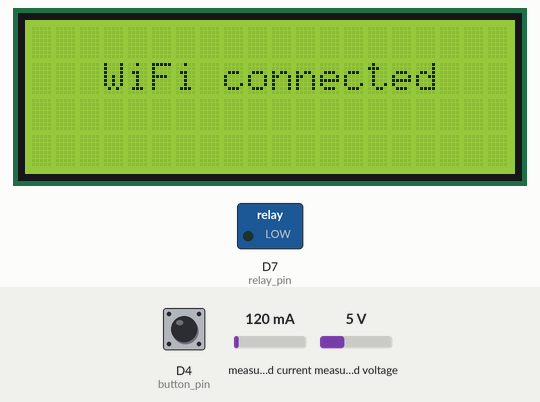
Recording of a sketch running on a simulated ESP8266 (NodeMCU). On the bench: 20×4 character LCD, switched loads named in the sketch (green lamp = pin HIGH). Dashed ring = blinking. Inputs (shaded band) come from the test bench; at power-on: D4 (button_pin) HIGH, measured current 120 mA, measured voltage 5 V. WiFi joins after 1.5 s; servers stay silent unless stated; no MQTT or app messages arrive unless stated; what the sketch prints to the serial monitor is not drawn.

Above: at 1.7 s.
At 8.8 s:
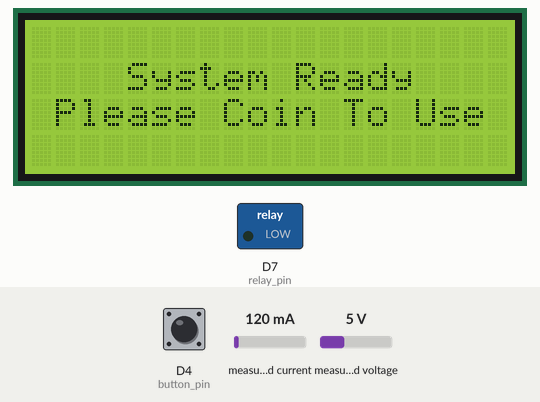
8.9 s: D4 (button_pin) pulled LOW for 3.2 s
At 9.6 s:
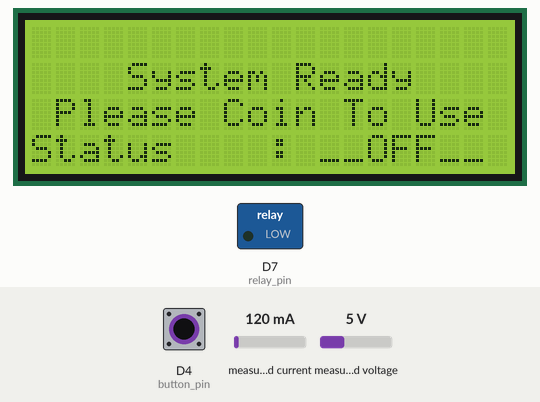
13.6 s: D4 (button_pin) pulled LOW for 0.15 s
At 14.9 s:
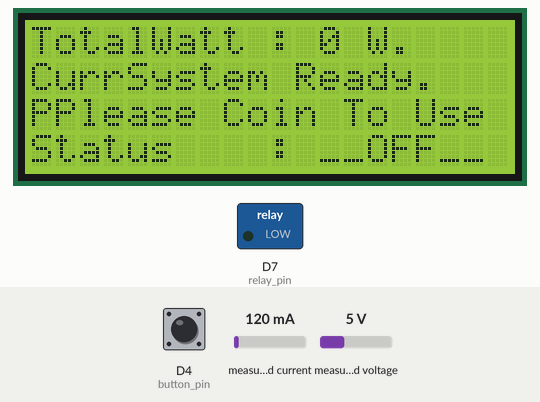
18.3 s: D4 (button_pin) pulled LOW for 1 s
At 19.2 s:
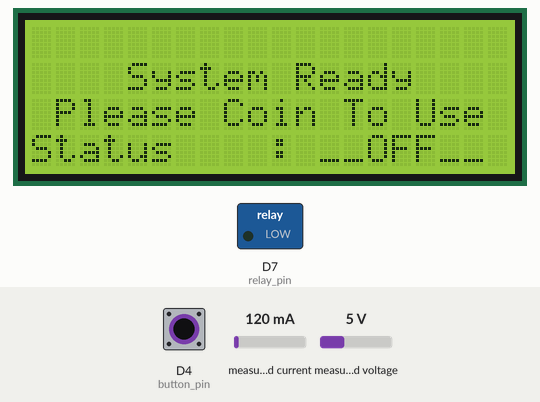
Timing chart, 0 to 21.3 s (numbered marks = the images above; inputs shaded):
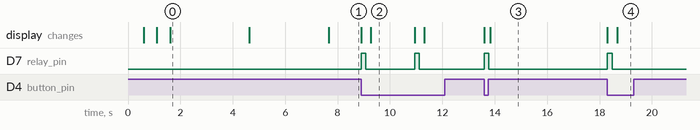

The sketch:

esp8266_pzem_final.ino
```cpp
#include "setting.h"


void setup()
{
  stat = 0;
  Serial.begin(9600);

  pinMode(coinSensorPin, INPUT);
  pinMode(button_pin, INPUT_PULLUP);
  pinMode(relay_pin, OUTPUT);

  digitalWrite(relay_pin, LOW);

  attachInterrupt(digitalPinToInterrupt(coinSensorPin), doCounter, FALLING);
  Wire.begin();
  Wire.beginTransmission(0x27);
  lcd.begin(20, 4);
  lcd.setBacklight(255);


  Serial.print("Connecting to ");
  Serial.println(ssid);
  WiFi.begin(ssid, password);
  pzem.resetEnergy();

  lcd.setCursor(0, 0);
  lcd.print("Connecting WIFI To");
  lcd.setCursor(0, 2);
  lcd.print(ssid);
  while (WiFi.status() != WL_CONNECTED)
  {
    delay(500);
    Serial.print(".");
    lcd.setCursor(pos, 3);
    lcd.print(".");
    pos++;
    skip++;
    if (skip == 100) {
      break;
    }
    if (pos == 16) {
      pos = 0;
    }
  }
  lcd.clear();
  lcd.setCursor(3, 1);
  lcd.print("WiFi connected");
  delay(3000);
  lcd.clear();

  Serial.println("");
  Serial.println("WiFi Connected");
  Serial.println("IP address: ");
  Serial.println(WiFi.localIP());
  client.setServer(mqtt_server, mqtt_port);
  client.setCallback(callback);

  lcd.setCursor(2, 1);
  lcd.print("NetPie Connected");
  delay(3000);
  lcd.clear();


  lcd.setCursor(4, 1);
  lcd.print("System Ready");
  lcd.setCursor(1, 2);
  lcd.print("Please Coin To Use");

}

void loop()
{
  button_stat = digitalRead(button_pin);

  sendData_toNetpie();

  if (stat == 0 ) {
    moneyCounter();
    digitalWrite(relay_pin, LOW);

    if (button_stat == LOW) {
      //digitalWrite(relay_pin, HIGH);
      lcd.clear();
      stat = 1;
    }
  }

  if (stat == 1) {
    digitalWrite(relay_pin, HIGH);
    get_pzem_data();
    if (userPowerCount == 0) {
      digitalWrite(relay_pin, LOW);
      lcd.setCursor(0, 3);
      lcd.print("Status    : ");
      lcd.print("__OFF__");
      stat = 0;
      pzem.resetEnergy();
      lcd.setCursor(4, 1);
      lcd.print("System Ready");
      lcd.setCursor(1, 2);
      lcd.print("Please Coin To Use");
    }

  }


}
```

amountToWatt.ino
```cpp
void doCounter() {
  isCounter = true;
  count++;
}

void moneyCounter() {
  if (isCounter == true) {
    isCounter = false;
    //Serial.println(count);
    delay(500);
  }
  if (pwm != 1000 && count != 0 ) {
    pwm = pwm + 1;
  }
  if (pwm == 1000) {
    pwm = 0;
    if (count == 10) {
      total_ten = total_ten + 1;
      ten = total_ten * 10; // มูลค่าเหรียญ
      ten_count = 10; // ขนิดเหรียญ
      Serial.print("ชนิดเหรียญล่าสุด: ");
      Serial.print(ten_count); Serial.println(" บาท");
      Serial.println();
    }
    if (count == 5) {
      total_five = total_five + 1;
      five = total_five * 5;
      five_count = 5;
      Serial.print("ชนิดเหรียญล่าสุด: ");
      Serial.print(five_count); Serial.println(" บาท");
      Serial.println();
    }
    if (count == 1) {
      total_one = total_one + 1;
      one = total_one * 1;
      one_count = 1;
      Serial.print("ชนิดเหรียญล่าสุด: ");
      Serial.print(one_count); Serial.println(" บาท");
      Serial.println();
    }

    all_total = one + five + ten;
    count  = 0;

    Serial.print("   รวมชนิดเหรียญ 10 บาท: ");
    Serial.print(total_ten); Serial.println(" เหรียญ");
    Serial.print("   รวมชนิดเหรียญ  5 บาท: ");
    Serial.print(total_five); Serial.println(" เหรียญ");
    Serial.print("   รวมชนิดเหรียญ  1 บาท: ");
    Serial.print(total_one); Serial.println(" เหรียญ");
    Serial.println();
    Serial.print("   ยอดเงินรวมทั้งหมด: ");
    Serial.print(all_total); Serial.println(" บาท");
    Serial.println();


    result = all_total * money_to_watt;
    sysStatus = true;

    Serial.print("จำนวนวัตต์ที่ใช้ได้ : ");
    Serial.print(result);
    Serial.print(" วัตต์");

    lcd.clear();
    lcd.setCursor(2, 0);
    lcd.print("Amount  : ");
    lcd.print(all_total);
    lcd.print(" Bath");
    lcd.setCursor(0, 1);
    lcd.print("TotalWatt : ");
    lcd.print(result);
    lcd.print(" W.");
    lcd.setCursor(0, 3);
    lcd.print("Press Button To Use!");

    Serial.println();


  }
}


float moneyToWatt(int money) {

  result = money * money_to_watt;

  return result;

}

void stat_Working () {
  float wattCoundown = result - energy;
  Serial.println (wattCoundown);
}
```

netServices.ino
```cpp
void reconnect()
{
  while (!client.connected())
  {
    Serial.print("Attempting MQTT connection…");
    if (client.connect(mqtt_Client, mqtt_username, mqtt_password))
    {
      Serial.println("connected");
      client.subscribe("@msg/power");
    }
    else
    {
      Serial.print("failed, rc=");
      Serial.print(client.state());
      Serial.println("try again in 5 seconds");
      delay(5000);
    }
  }
}

void callback(char* topic, byte* payload, unsigned int length) {
  Serial.print("Message arrived [");
  Serial.print(topic);
  Serial.print("] ");
  String message;
  for (int i = 0; i < length; i++) {
    message = message + (char)payload[i];
  }
  Serial.println(message);
  if (String(topic) == "@msg/set_ft/ft") {
    int Ft = message.toInt();
    delay(15);
    String data = "{\"data\": {\"set_ft\":" + String(Ft) + "}}";
    Serial.println(data);
    data.toCharArray(msg, (data.length() + 1));
    client.publish("@shadow/data/update", msg);
  }
}


void sendData_toNetpie()
{
  if (!client.connected())
  {
    reconnect();
  }

  client.loop();

  unsigned long currentMillis = millis();

  if (currentMillis - Millis_netpie >= 2000)
  {
    Millis_netpie = currentMillis;

    // jason format = { “data”:{ “field name 1”: value 1, “field name 2”: value 2, …, “field name n”: value n }}

    String data = "{\"data\": {\"Voltage\":" + String(voltage) + ", \"Current\":" + String(current) +
                  ", \"Power\":" + String(power) + ", \"Energy\":" + String(energy) + ", \"Frequency\":" + String(frequency) +
                  ", \"Pf\":" + String(pf) + ", \"Electric_bill\":" + String(Electric_bill) + ", \"FT\":" + String(Ft) + "}}";

    Serial.println(data);
    data.toCharArray(msg, (data.length() + 1));
    client.publish("@shadow/data/update", msg);

    Serial.println("Send All Data To Netpie Complete");
    Serial.println("");
  }
}
```

pzem.ino
```cpp
void get_pzem_data()
{
  unsigned long currentMillis = millis();

  if (currentMillis - Millis_pzem >= 2000)
  {
    Millis_pzem = currentMillis;

    voltage = pzem.voltage();
    current = pzem.current();
    power = pzem.power();
    energy = pzem.energy();
    frequency = pzem.frequency();
    pf = pzem.pf();

    if (isnan(voltage)) {
      Serial.println("Error reading voltage");
    } else if (isnan(current)) {
      Serial.println("Error reading current");
    } else if (isnan(power)) {
      Serial.println("Error reading power");
    } else if (isnan(energy)) {
      Serial.println("Error reading energy");
    } else if (isnan(frequency)) {
      Serial.println("Error reading frequency");
    } else if (isnan(pf)) {
      Serial.println("Error reading power factor");
    } else {

      Serial.print("Voltage: ");      Serial.print(voltage);      Serial.println("V");
      Serial.print("Current: ");      Serial.print(current);      Serial.println("A");
      Serial.print("Power: ");        Serial.print(power);        Serial.println("W");
      Serial.print("Energy: ");       Serial.print(energy, 3);     Serial.println("kWh");
      Serial.print("Frequency: ");    Serial.print(frequency, 1); Serial.println("Hz");
      Serial.print("PF: ");           Serial.println(pf);
      Serial.print("test : ");

      userPowerCount = result - (energy * 1000);

      lcd.setCursor(0, 0);
      lcd.print("TotalWatt : ");
      lcd.print(userPowerCount);
      lcd.print(" W.  ");

      lcd.setCursor(0, 1);
      lcd.print("Current : ");
      lcd.print(current);
      lcd.print(" A. ");

      lcd.setCursor(0, 2);
      lcd.print("Power : ");
      lcd.print(power);
      lcd.print(" W.  ");

      lcd.setCursor(0, 3);
      lcd.print("Status : ");
      lcd.print("___ON___ ");
    }

    Serial.println("");

    if (energy >= 1 && energy <= 150) {
      kWh_1 = energy * 3.2484;
    }
    if (energy > 150) {
      kWh_1 = 150 * 3.2484;
    }

    //หน่วยที่  151    -  400 หน่วยละ 4.2218  บาท

    if (energy >= 151 && energy <= 400) {
      kWh_2 = energy * 4.2218;
    }
    if (energy > 400) {
      kWh_2 = 250 * 4.2218;
      //401        -- >   หน่วยละ 4.4217  บาท
      kWh_3 = (energy - 400) * 4.4217;
    }

    //รวมค่าใช้จ่ายทั้งหมด
    total_kWh = kWh_1 + kWh_2 + kWh_3;
    final_kWh = total_kWh + 38.22 + (energy * Ft);

    Electric_bill = final_kWh + (final_kWh * 0.07);


  }
}
```

setting.h
```cpp
#include <ESP8266WiFi.h>
#include <PubSubClient.h>
#include <PZEM004Tv30.h>
#include <LiquidCrystal_PCF8574.h>
#include <Wire.h>

const byte  PZEM_RX_PIN =   D6;
const byte  PZEM_TX_PIN =   D5;
const byte  coinSensorPin   =   D3;
const byte  button_pin =  D4;
const byte  relay_pin =  D7;

bool button_stat = false;

const char* ssid = "Kiti_2.4G_EXT";
const char* password = "0624368558";
const char* mqtt_server = "broker.netpie.io";
const int mqtt_port = 1883;
const char* mqtt_Client = "1db944a6-7422-41a4-9465-7245b1ed3812";
const char* mqtt_username = "3e6nw1Tkp2vf6zV7STrCt4n9RZMcxyqy";
const char* mqtt_password = "utbvJiqVcIoL2uCH_Coky3ciYxClg-hd";

float Ft =  4.95;

char msg[150];
String payload;

float voltage, current, power, energy, frequency, pf;
float kWh_1 = 0, kWh_2 = 0,  kWh_3 = 0;
float total_kWh = 0, final_kWh = 0 , Electric_bill = 0;

unsigned long Millis_netpie = 0, Millis_pzem = 0, timer1 = 0;

byte pos = 0;
byte stat = 0;
byte skip = 0;
int pwm = 0;
bool sysStatus = false;

int userPowerCount = 0;
int one = 0;            // ตัวแปรที่ใช้แทนมูลค่าเหรียญ ในที่นี้ใช้แทนเหรียญ 1 บาท
int one_count = 0;      // ตัวแปรที่ใช้แทนขนิดเหรียญ ในที่นี้ใช้แทนเหรียญ 1 บาท
int total_one = 0;      // ตัวแปรสำหรับนับจำนวนเหรียญแต่ละชนิด ในที่นี้ใช้แทนเหรียญ 1 บาท

int five = 0;           // ตัวแปรที่ใช้แทนมูลค่าเหรียญ ในที่นี้ใช้แทนเหรียญ 5 บาท
int five_count = 0;     // ตัวแปรที่ใช้แทนขนิดเหรียญ ในที่นี้ใช้แทนเหรียญ 5 บาท
int total_five = 0;     // ตัวแปรสำหรับนับจำนวนเหรียญแต่ละชนิด ในที่นี้ใช้แทนเหรียญ 5 บาท

int ten = 0;            // ตัวแปรที่ใช้แทนมูลค่าเหรียญ ในที่นี้ใช้แทนเหรียญ 10 บาท
int ten_count = 0;      // ตัวแปรที่ใช้แทนขนิดเหรียญ ในที่นี้ใช้แทนเหรียญ 10 บาท
int total_ten = 0;      // ตัวแแแปรสำหรับนับจำนวนเหรียญแต่ละชนิด ในที่นี้ใช้แทนเหรียญ 10 บาท

int all_total = 0;      // ตัวแแแปรสำหรับเก็บผลรวมจำนวนเงินทั้งหมด
int money_to_watt = 236;
int result;

boolean isCounter = false;
int count = 0;

void ICACHE_RAM_ATTR doCounter();

LiquidCrystal_PCF8574 lcd(0x27);
WiFiClient espClient;
PubSubClient client(espClient);
SoftwareSerial pzemSWSerial(PZEM_RX_PIN, PZEM_TX_PIN);
PZEM004Tv30 pzem(pzemSWSerial);
```

Measured:
- after the input at 8.9 s, D7 (relay_pin): alternates HIGH for 0.17 s and LOW for 1.9 s, starting at once; the display: first changes at once (image 2 shows a later state)
- after the input at 13.6 s, D7 (relay_pin): LOW → HIGH at once, → LOW 0.17 s later; the display: first changes at once (image 3 shows a later state)
- after the input at 18.3 s, D7 (relay_pin): LOW → HIGH at once, → LOW 0.17 s later; the display: first changes at once (image 4 shows a later state)
- what the display in image 0 shows lasts 3.0 s, from 1.6 s to 4.6 s
- what the display in image 2 shows lasts 1.6 s, from 9.3 s to 10.9 s
